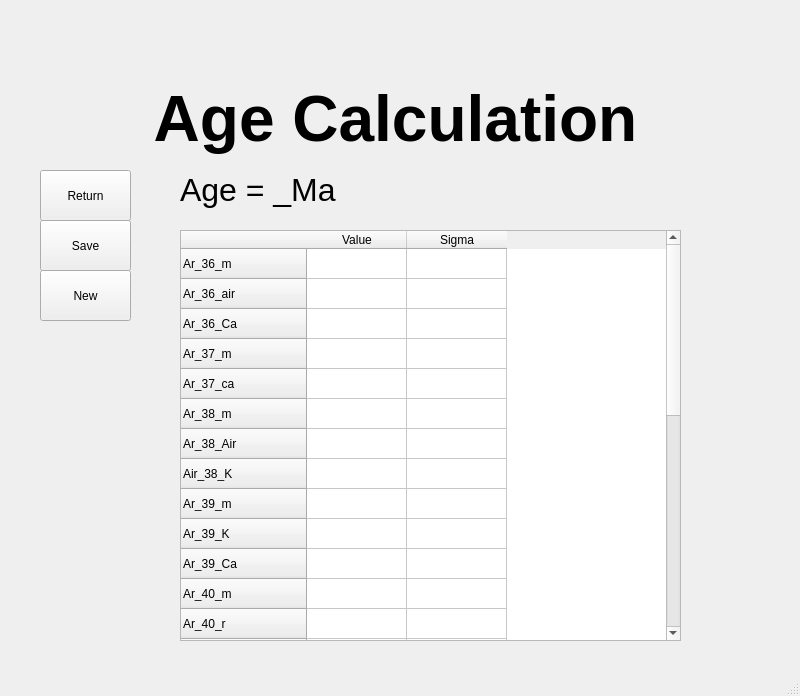
<?xml version="1.0" encoding="UTF-8"?>
<ui version="4.0">
 <class>MainWindow</class>
 <widget class="QMainWindow" name="MainWindow">
  <property name="geometry">
   <rect>
    <x>0</x>
    <y>0</y>
    <width>800</width>
    <height>696</height>
   </rect>
  </property>
  <property name="windowTitle">
   <string>MainWindow</string>
  </property>
  <widget class="QWidget" name="centralwidget">
   <widget class="QPushButton" name="save">
    <property name="geometry">
     <rect>
      <x>40</x>
      <y>220</y>
      <width>91</width>
      <height>51</height>
     </rect>
    </property>
    <property name="text">
     <string>Save</string>
    </property>
   </widget>
   <widget class="QPushButton" name="return_2">
    <property name="geometry">
     <rect>
      <x>40</x>
      <y>170</y>
      <width>91</width>
      <height>51</height>
     </rect>
    </property>
    <property name="text">
     <string>Return</string>
    </property>
   </widget>
   <widget class="QLabel" name="label">
    <property name="geometry">
     <rect>
      <x>0</x>
      <y>80</y>
      <width>791</width>
      <height>81</height>
     </rect>
    </property>
    <property name="text">
     <string>&lt;html&gt;&lt;head/&gt;&lt;body&gt;&lt;p align=&quot;center&quot;&gt;&lt;span style=&quot; font-size:48pt; font-weight:600;&quot;&gt;Age Calculation&lt;/span&gt;&lt;/p&gt;&lt;/body&gt;&lt;/html&gt;</string>
    </property>
   </widget>
   <widget class="QTableWidget" name="tableWidget">
    <property name="geometry">
     <rect>
      <x>180</x>
      <y>230</y>
      <width>501</width>
      <height>411</height>
     </rect>
    </property>
    <row>
     <property name="text">
      <string>Ar_36_m</string>
     </property>
    </row>
    <row>
     <property name="text">
      <string>Ar_36_air</string>
     </property>
    </row>
    <row>
     <property name="text">
      <string>Ar_36_Ca</string>
     </property>
    </row>
    <row>
     <property name="text">
      <string>Ar_37_m</string>
     </property>
    </row>
    <row>
     <property name="text">
      <string>Ar_37_ca</string>
     </property>
    </row>
    <row>
     <property name="text">
      <string>Ar_38_m</string>
     </property>
    </row>
    <row>
     <property name="text">
      <string>Ar_38_Air</string>
     </property>
    </row>
    <row>
     <property name="text">
      <string>Air_38_K</string>
     </property>
    </row>
    <row>
     <property name="text">
      <string>Ar_39_m</string>
     </property>
    </row>
    <row>
     <property name="text">
      <string>Ar_39_K</string>
     </property>
    </row>
    <row>
     <property name="text">
      <string>Ar_39_Ca</string>
     </property>
    </row>
    <row>
     <property name="text">
      <string>Ar_40_m</string>
     </property>
    </row>
    <row>
     <property name="text">
      <string>Ar_40_r</string>
     </property>
    </row>
    <row>
     <property name="text">
      <string>Ar_40_air</string>
     </property>
    </row>
    <row>
     <property name="text">
      <string>Ar_40_K</string>
     </property>
    </row>
    <row>
     <property name="text">
      <string>Ar_39_K_40_r</string>
     </property>
    </row>
    <row>
     <property name="text">
      <string>Ar_36_air_40_r</string>
     </property>
    </row>
    <row>
     <property name="text">
      <string>Ar_39_K_36_Air</string>
     </property>
    </row>
    <row>
     <property name="text">
      <string>F(Ar_40_r/Ar_39_K)</string>
     </property>
    </row>
    <row>
     <property name="text">
      <string>G(Ar_40_m/Ar_39_m)</string>
     </property>
    </row>
    <row>
     <property name="text">
      <string>B(Ar_36_m/Ar_39_M)</string>
     </property>
    </row>
    <row>
     <property name="text">
      <string>D(Ar_37_m/Ar_39_m)</string>
     </property>
    </row>
    <row>
     <property name="text">
      <string>J</string>
     </property>
    </row>
    <row>
     <property name="text">
      <string>T</string>
     </property>
    </row>
    <row>
     <property name="text">
      <string>Ar_40_r_ratio</string>
     </property>
    </row>
    <row>
     <property name="text">
      <string>C1</string>
     </property>
    </row>
    <row>
     <property name="text">
      <string>C2</string>
     </property>
    </row>
    <row>
     <property name="text">
      <string>C3</string>
     </property>
    </row>
    <row>
     <property name="text">
      <string>C4</string>
     </property>
    </row>
    <column>
     <property name="text">
      <string>Value</string>
     </property>
    </column>
    <column>
     <property name="text">
      <string>Sigma</string>
     </property>
    </column>
   </widget>
   <widget class="QLabel" name="age">
    <property name="geometry">
     <rect>
      <x>180</x>
      <y>170</y>
      <width>281</width>
      <height>41</height>
     </rect>
    </property>
    <property name="text">
     <string>&lt;html&gt;&lt;head/&gt;&lt;body&gt;&lt;p&gt;&lt;span style=&quot; font-size:24pt;&quot;&gt;Age = _Ma&lt;/span&gt;&lt;/p&gt;&lt;/body&gt;&lt;/html&gt;</string>
    </property>
   </widget>
   <widget class="QPushButton" name="new_2">
    <property name="geometry">
     <rect>
      <x>40</x>
      <y>270</y>
      <width>91</width>
      <height>51</height>
     </rect>
    </property>
    <property name="text">
     <string>New</string>
    </property>
   </widget>
  </widget>
  <widget class="QMenuBar" name="menubar">
   <property name="geometry">
    <rect>
     <x>0</x>
     <y>0</y>
     <width>800</width>
     <height>24</height>
    </rect>
   </property>
  </widget>
  <widget class="QStatusBar" name="statusbar"/>
 </widget>
 <resources/>
 <connections/>
</ui>
